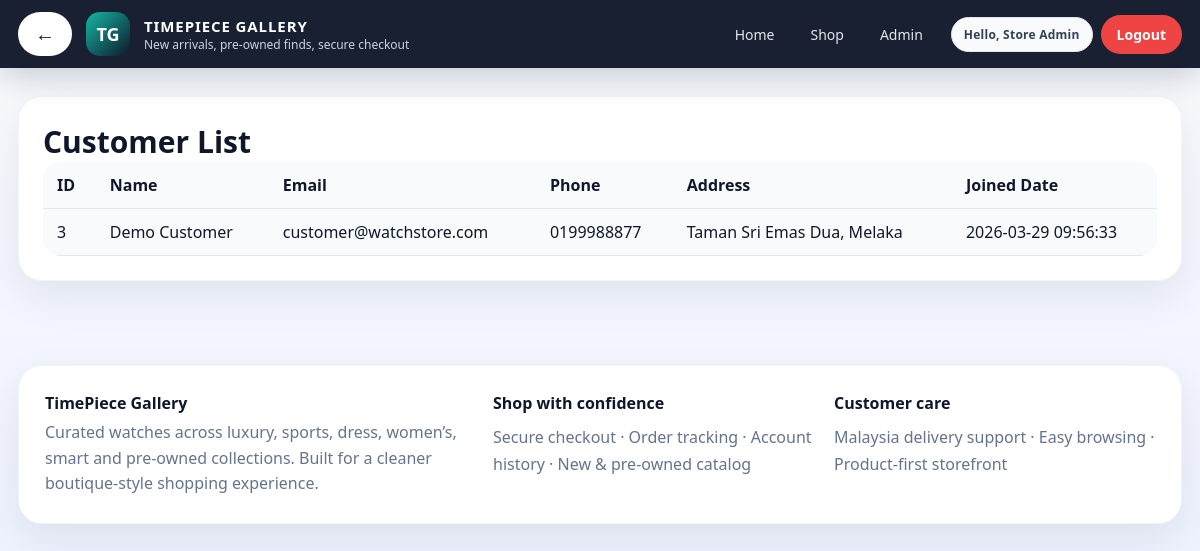
The app's page /customers.php (signed in) with its own data.
### tables this page shows
CREATE TABLE users (
    id INT AUTO_INCREMENT PRIMARY KEY,
    full_name VARCHAR(100) NOT NULL,
    email VARCHAR(100) NOT NULL UNIQUE,
    phone VARCHAR(30) NOT NULL,
    address TEXT NOT NULL,
    password_hash VARCHAR(255) NOT NULL,
    role ENUM('customer', 'admin', 'superadmin') NOT NULL DEFAULT 'customer',
    created_at TIMESTAMP DEFAULT CURRENT_TIMESTAMP
);

### functions.php (called while the page is built, shortened)
<?php
function h($value) {
    return htmlspecialchars((string)$value, ENT_QUOTES, 'UTF-8');
}

### customers.php (the view, shortened to what this page needs)
<?php
require_once __DIR__ . '/../config/database.php';
require_once __DIR__ . '/../config/functions.php';
$customers = $pdo->query("SELECT id, full_name, email, phone, address, created_at FROM users WHERE role = 'customer' ORDER BY id DESC")->fetchAll();
include __DIR__ . '/../includes/header.php';
?>
<div class="table-card">
    <h2>Customer List</h2>
    <table class="w3-table-all">
        <tr><th>ID</th><th>Name</th><th>Email</th><th>Phone</th><th>Address</th><th>Joined Date</th></tr>
        <?php foreach ($customers as $customer): ?>
        <tr>
            <td><?php echo (int)$customer['id']; ?></td>
            <td><?php echo h($customer['full_name']); ?></td>
            <td><?php echo h($customer['email']); ?></td>
            <td><?php echo h($customer['phone']); ?></td>
            <td><?php echo h($customer['address']); ?></td>
            <td><?php echo h($customer['created_at']); ?></td>
        </tr>
        <?php endforeach; ?>
    </table>
</div>
<?php include __DIR__ . '/../includes/footer.php'; ?>

### style.css (style rules this page uses)
:root { --bg: #f4f6fb; --surface: #ffffff; --surface-alt: #f8fafc; --line: #e5e7eb; --text: #0f172a; --muted: #64748b; --primary: #111827; --accent: #0f766e; --accent-soft: #ccfbf1; --shadow: 0 16px 40px rgba(15, 23, 42, 0.08); --radius: 24px; }
* { box-sizing:border-box }
body { font-family:"Segoe UI",Arial,sans-serif;background:linear-gradient(180deg,#f8fafc 0%,#eef2ff 100%);color:var(--text);margin:0 }
.surface,.card-box,.product-card,.kpi-card,.form-card,.table-card,.auth-card,.detail-card,.category-card,.feature-card,.status-card,.testimonial-card,.shop-hero,.showcase-block { background:var(--surface);border-radius:var(--radius);box-shadow:var(--shadow);border:1px solid rgba(148,163,184,.12) }
.section-header h2,.table-card h2,.form-card h2,.detail-card h2,.auth-card h2 { margin:0;font-size:30px }
.form-card,.table-card,.auth-card,.detail-card,.status-card { padding:24px }
.w3-table-all { border-radius:18px;overflow:hidden;border:none!important }
.w3-table-all tr:nth-child(even) { background:#f8fafc }
.w3-table-all { width:100%;border-collapse:collapse }
.w3-table-all th,.w3-table-all td { padding:12px 14px;text-align:left;border-bottom:1px solid #e5e7eb }
.table-card .w3-table-all tr:first-child { background:#f8fafc }
body { overflow-x:hidden }
.auth-side,.auth-card,.chart-card,.advice-card,.table-card { overflow-wrap:anywhere }

### records on screen
users: id "3", full_name "Demo Customer", email "customer@watchstore.com", phone "0199988877", address "Taman Sri Emas Dua, Melaka", created_at "2026-03-29 09:56:33"

### other values on screen
$_SESSION['user_name'] "Store Admin"
